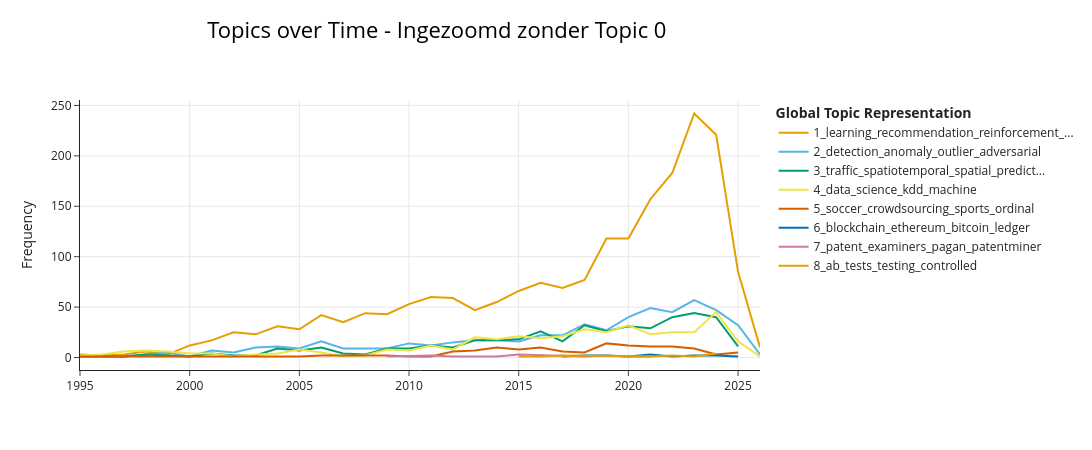

Notebook code for this chart:
### Code cell
# TWEEDE GRAFIEK BERTOPIC - Ingezoomd op de specifiekere onderwerpen 

# Selecteer de topic-ID's van de top 10 topics, maar sluit ruis (-1) en het grote hoofdtopic (0) uit
alle_topics = [t for t in topic_model.get_topic_freq()['Topic'] if t not in [-1, 0]]
specifieke_topics = alle_topics[:9]  # De volgende 9 grootste specifieke topics

# Visualiseer deze specifieke topics met dezelfde BERTopic-functie (y-as schaalt nu automatisch)
fig_zoomed = topic_model.visualize_topics_over_time(
    topics_over_time, 
    topics=specifieke_topics,
    title="Topics over Time - Ingezoomd zonder Topic 0"
)
fig_zoomed.show()

### Figure 1 — Plotly figure (JSON) as saved in the notebook; plotly's stock layout.template omitted (floating-point values rounded to 4 significant figures)
{"data": [{"hoverinfo": "text", "hovertext": ["<b>Topic 1</b><br>Words: amro, borrowing, loan, abn, lending", "<b>Topic 1</b><br>Words: neuralexpert, breeding, questionnaire, simulated, base", "<b>Topic 1</b><br>Words: customer, customerdriven, centers, retention, rough", "<b>Topic 1</b><br>Words: direct, marketing, tbond, www, traders", "<b>Topic 1</b><br>Words: assortment, lift, campaign, benefits, decisions", "<b>Topic 1</b><br>Words: direct, marketing, mining, abstract, data", "<b>Topic 1</b><br>Words: web, mining, ecommerce, data, models", "<b>Topic 1</b><br>Words: web, page, mining, marketing, customer", "<b>Topic 1</b><br>Words: web, behavior, privacypreserving, customer, using", "<b>Topic 1</b><br>Words: privacy, data, preserving, distributed, filtering", "<b>Topic 1</b><br>Words: filtering, collaborative, data, privacypreserving, privacy", "<b>Topic 1</b><br>Words: customer, preserving, privacy, marketing, data", "<b>Topic 1</b><br>Words: data, web, search, privacypreserving, privacy", "<b>Topic 1</b><br>Words: filtering, collaborative, web, spam, privacypreserving", "<b>Topic 1</b><br>Words: search, web, online, privacy, ranking", "<b>Topic 1</b><br>Words: trust, learning, reinforcement, data, online", "<b>Topic 1</b><br>Words: ranking, learning, privacy, filtering, collaborative", "<b>Topic 1</b><br>Words: advertising, display, recommendation, learning, online", "<b>Topic 1</b><br>Words: learning, search, online, reinforcement, advertising", "<b>Topic 1</b><br>Words: policy, privacy, learning, online, advertising", "<b>Topic 1</b><br>Words: advertising, online, truth, learning, recommendation", "<b>Topic 1</b><br>Words: online, recommendation, advertising, learning, modeling", "<b>Topic 1</b><br>Words: sentiment, learning, recommendation, bandit, private", "<b>Topic 1</b><br>Words: learning, recommendation, deep, reinforcement, online", "<b>Topic 1</b><br>Words: learning, recommendation, reinforcement, advertising, search", "<b>Topic 1</b><br>Words: recommendation, fairness, learning, graph, neural", "<b>Topic 1</b><br>Words: learning, recommendation, reinforcement, online, federated", "<b>Topic 1</b><br>Words: learning, reinforcement, federated, recommendation, counterfactual", "<b>Topic 1</b><br>Words: learning, recommendation, federated, reinforcement, graph", "<b>Topic 1</b><br>Words: federated, learning, recommendation, reinforcement, distillation", "<b>Topic 1</b><br>Words: learning, federated, recommendation, reinforcement, fairness", "<b>Topic 1</b><br>Words: distillation, dataset, federated, ranking, tabpfn"], "marker": {"color": "#E69F00"}, "mode": "lines", "name": "1_learning_recommendation_reinforcement_...", "type": "scatter", "x": [1995, 1996, 1997, 1998, 1999, 2000, 2001, 2002, 2003, 2004, 2005, 2006, 2007, 2008, 2009, 2010, 2011, 2012, 2013, 2014, 2015, 2016, 2017, 2018, 2019, 2020, 2021, 2022, 2023, 2024, 2025, 2026], "y": [3, 2, 3, 6, 3, 12, 17, 25, 23, 31, 28, 42, 35, 44, 43, 53, 60, 59, 47, 55, 66, 74, 69, 77, 118, 118, 157, 183, 242, 221, 85, 10]}, {"hoverinfo": "text", "hovertext": ["<b>Topic 2</b><br>Words: removing, outliers, trees, databases, decision", "<b>Topic 2</b><br>Words: deviation, databases, linear, method, detection", "<b>Topic 2</b><br>Words: notion, properties, outliers, computation, unified", "<b>Topic 2</b><br>Words: detection, intrusion, audit, command, nonuniform", "<b>Topic 2</b><br>Words: fraud, detection, identifying, superimposed, opticsof", "<b>Topic 2</b><br>Words: discounting, finite, mixtures, outlier, detection", "<b>Topic 2</b><br>Words: intrusions, detection, learner, outliers, outlier", "<b>Topic 2</b><br>Words: detection, intrusion, outlier, intrapattern, anomalybased", "<b>Topic 2</b><br>Words: detection, anomaly, intrusion, outliers, outlier", "<b>Topic 2</b><br>Words: detection, outlier, anomaly, fraud, screens", "<b>Topic 2</b><br>Words: detection, anomaly, outlier, examplebased, fraud", "<b>Topic 2</b><br>Words: detection, outlier, outliers, fraud, criminal", "<b>Topic 2</b><br>Words: detection, outlier, fraud, anomaly, detecting", "<b>Topic 2</b><br>Words: detection, outlier, inlierbased, lognormal, anglebased", "<b>Topic 2</b><br>Words: detection, outlier, anomaly, coco, priorfree", "<b>Topic 2</b><br>Words: outlier, detection, local, category, rare", "<b>Topic 2</b><br>Words: detection, anomaly, outlier, fraud, file", "<b>Topic 2</b><br>Words: outlier, detection, anomalies, adversarial, anomaly", "<b>Topic 2</b><br>Words: outlier, detection, fraud, cyber, malware", "<b>Topic 2</b><br>Words: detection, adversarial, anomaly, fraud, outlier", "<b>Topic 2</b><br>Words: detection, fraud, outlier, rare, anomaly", "<b>Topic 2</b><br>Words: detection, outlier, anomaly, fraud, adversarial", "<b>Topic 2</b><br>Words: detection, outlier, anomaly, fraud, malware", "<b>Topic 2</b><br>Words: detection, anomaly, outlier, adversarial, fraud", "<b>Topic 2</b><br>Words: detection, anomaly, adversarial, outlier, fraud", "<b>Topic 2</b><br>Words: detection, adversarial, anomaly, fraud, outlier", "<b>Topic 2</b><br>Words: detection, anomaly, adversarial, outlier, fraud", "<b>Topic 2</b><br>Words: detection, anomaly, adversarial, outlier, fraud", "<b>Topic 2</b><br>Words: detection, anomaly, adversarial, fraud, outlier", "<b>Topic 2</b><br>Words: detection, anomaly, outlier, adversarial, series", "<b>Topic 2</b><br>Words: detection, anomaly, adversarial, attacks, outlier", "<b>Topic 2</b><br>Words: detection, anomaly, synthesized, temporalfrequency, indistribution"], "marker": {"color": "#56B4E9"}, "mode": "lines", "name": "2_detection_anomaly_outlier_adversarial", "type": "scatter", "x": [1995, 1996, 1997, 1998, 1999, 2000, 2001, 2002, 2003, 2004, 2005, 2006, 2007, 2008, 2009, 2010, 2011, 2012, 2013, 2014, 2015, 2016, 2017, 2018, 2019, 2020, 2021, 2022, 2023, 2024, 2025, 2026], "y": [1, 1, 1, 3, 5, 1, 7, 5, 10, 11, 9, 16, 9, 9, 9, 14, 12, 15, 17, 17, 16, 22, 22, 33, 27, 40, 49, 45, 57, 47, 32, 3]}, {"hoverinfo": "text", "hovertext": ["<b>Topic 3</b><br>Words: geophysical, datasets, spatiotemporal, fast, large", "<b>Topic 3</b><br>Words: proximity, generalization, concept, spatial, extraction", "<b>Topic 3</b><br>Words: densityconnected, trend, spatial, sets, databases", "<b>Topic 3</b><br>Words: spatial, ilp, trip, automobile, duration", "<b>Topic 3</b><br>Words: augment, gps, road, mixtures, models", "<b>Topic 3</b><br>Words: geographic, association, application, rules, systems", "<b>Topic 3</b><br>Words: spatial, spatialtemporal, neighboring, residuals, geospatial", "<b>Topic 3</b><br>Words: spatial, geography, objectrelational, differences, subgroup", "<b>Topic 3</b><br>Words: spatial, locality, programs, relationships, complex", "<b>Topic 3</b><br>Words: spatial, traffic, spatiotemporal, probecar, collocations", "<b>Topic 3</b><br>Words: spatial, mining, spatiotemporal, joinless, data", "<b>Topic 3</b><br>Words: spatial, spatiotemporal, colocated, coevoluting, mixeddrove", "<b>Topic 3</b><br>Words: zonal, pattern, discovering, colocation, house", "<b>Topic 3</b><br>Words: traffic, coordination, timereferenced, moving, trajectories", "<b>Topic 3</b><br>Words: spatial, neighborhood, approach, spatiotemporal, mining", "<b>Topic 3</b><br>Words: spatiotemporal, trajectory, transport, traffic, matlas", "<b>Topic 3</b><br>Words: mobility, locationbased, social, human, taxi", "<b>Topic 3</b><br>Words: spatiotemporal, traffic, prediction, studentt, siren", "<b>Topic 3</b><br>Words: location, mobility, spatiotemporal, traffic, pointofinterest", "<b>Topic 3</b><br>Words: social, traffic, spatiotemporal, trajectory, mobility", "<b>Topic 3</b><br>Words: location, mobility, spatiotemporal, spatial, trajectory", "<b>Topic 3</b><br>Words: traffic, spatiotemporal, spatial, forecasting, urban", "<b>Topic 3</b><br>Words: traffic, urban, spatiotemporal, bike, taxi", "<b>Topic 3</b><br>Words: spatiotemporal, traffic, urban, prediction, travel", "<b>Topic 3</b><br>Words: spatiotemporal, traffic, deep, prediction, transportation", "<b>Topic 3</b><br>Words: spatiotemporal, traffic, prediction, travel, network", "<b>Topic 3</b><br>Words: traffic, spatiotemporal, forecasting, learning, prediction", "<b>Topic 3</b><br>Words: traffic, spatiotemporal, trajectory, prediction, urban", "<b>Topic 3</b><br>Words: traffic, spatiotemporal, urban, forecasting, prediction", "<b>Topic 3</b><br>Words: traffic, spatiotemporal, prediction, spatial, urban", "<b>Topic 3</b><br>Words: traffic, spatiotemporal, crosscity, trajectory, prediction"], "marker": {"color": "#009E73"}, "mode": "lines", "name": "3_traffic_spatiotemporal_spatial_predict...", "type": "scatter", "x": [1995, 1996, 1997, 1998, 1999, 2000, 2001, 2002, 2003, 2004, 2005, 2006, 2007, 2008, 2009, 2010, 2011, 2012, 2013, 2014, 2015, 2016, 2017, 2018, 2019, 2020, 2021, 2022, 2023, 2024, 2025], "y": [1, 1, 1, 3, 2, 1, 4, 2, 2, 9, 7, 10, 4, 3, 9, 9, 12, 10, 17, 17, 18, 26, 16, 32, 26, 31, 29, 40, 44, 40, 11]}, {"hoverinfo": "text", "hovertext": ["<b>Topic 4</b><br>Words: enrollment, university, knowledge, water, database", "<b>Topic 4</b><br>Words: issues, cars, multistrategy, automotive, overview", "<b>Topic 4</b><br>Words: kdd, planning, techniques, costeffectiveness, pronciple", "<b>Topic 4</b><br>Words: kdd, data, application, construction, mining", "<b>Topic 4</b><br>Words: mining, data, techniques, tilde, mulriple", "<b>Topic 4</b><br>Words: isp, solves, defection, tough, semiconductor", "<b>Topic 4</b><br>Words: experience, fraunhofer, analyseorientierte, kddenvironment, iese", "<b>Topic 4</b><br>Words: usercentered, kdd, visualization, process, support", "<b>Topic 4</b><br>Words: sailing, cart, skillbased, production, knowledgebased", "<b>Topic 4</b><br>Words: quality, packaging, appliances, ann, usercentered", "<b>Topic 4</b><br>Words: backtrace, noncrashing, electricalwafersorting, sparking, nurturers", "<b>Topic 4</b><br>Words: automotive, manufacturing, data, hybrid, mining", "<b>Topic 4</b><br>Words: streambased, electricity, forecast, load, data", "<b>Topic 4</b><br>Words: localise, labeledbased, lbf, bugs, edgeweighted", "<b>Topic 4</b><br>Words: machine, data, theorypractice, german, releases", "<b>Topic 4</b><br>Words: data, widely, minefleet, malstone, dataflowenabled", "<b>Topic 4</b><br>Words: data, analysis, software, low, power", "<b>Topic 4</b><br>Words: electricity, big, data, machine, asv", "<b>Topic 4</b><br>Words: data, big, meter, load, risk", "<b>Topic 4</b><br>Words: data, science, big, professional, students", "<b>Topic 4</b><br>Words: data, science, big, machine, students", "<b>Topic 4</b><br>Words: data, job, science, big, spark", "<b>Topic 4</b><br>Words: science, data, machine, career, learning", "<b>Topic 4</b><br>Words: data, science, tracing, quality, knowledge", "<b>Topic 4</b><br>Words: data, science, machine, ai, interview", "<b>Topic 4</b><br>Words: science, data, machine, ai, learning", "<b>Topic 4</b><br>Words: kdd, science, workshop, data, international", "<b>Topic 4</b><br>Words: science, workshop, data, bug, machine", "<b>Topic 4</b><br>Words: ai, tracing, workshop, data, management", "<b>Topic 4</b><br>Words: ai, day, llms, science, workshop", "<b>Topic 4</b><br>Words: tracing, ai, knowledge, science, student", "<b>Topic 4</b><br>Words: led, multiscore, discontinuity, bringing, threshold"], "marker": {"color": "#F0E442"}, "mode": "lines", "name": "4_data_science_kdd_machine", "type": "scatter", "x": [1995, 1996, 1997, 1998, 1999, 2000, 2001, 2002, 2003, 2004, 2005, 2006, 2007, 2008, 2009, 2010, 2011, 2012, 2013, 2014, 2015, 2016, 2017, 2018, 2019, 2020, 2021, 2022, 2023, 2024, 2025, 2026], "y": [2, 3, 6, 7, 6, 4, 4, 1, 3, 4, 8, 5, 1, 2, 8, 7, 12, 8, 20, 18, 21, 19, 21, 28, 25, 32, 23, 25, 25, 45, 16, 1]}, {"hoverinfo": "text", "hovertext": ["<b>Topic 5</b><br>Words: pril, assessment, soccer, crowdsourcing, sports", "<b>Topic 5</b><br>Words: forecasts, games, extracting, collective, probabilistic", "<b>Topic 5</b><br>Words: pass, soccer, game, interesting, records", "<b>Topic 5</b><br>Words: notion, generalizing, confidence, soccer, crowdsourcing", "<b>Topic 5</b><br>Words: monotonicity, teams, ordinal, constraints, pattern", "<b>Topic 5</b><br>Words: outputs, players, competitions, sports, expectation", "<b>Topic 5</b><br>Words: ranks, aggregates, ordinal, predict, tasks", "<b>Topic 5</b><br>Words: country, evaluation, playing, ordinal, game", "<b>Topic 5</b><br>Words: relabeling, monotone, ordinal, classification, soccer", "<b>Topic 5</b><br>Words: aggregate, predictions, improving, information, using", "<b>Topic 5</b><br>Words: crowds, team, formation, crowdsourcing, capacitated", "<b>Topic 5</b><br>Words: crowdsourcing, mord, pull, pitcher, mlb", "<b>Topic 5</b><br>Words: ordinal, soccer, crowdsourcing, sports, point", "<b>Topic 5</b><br>Words: crowdsourced, soccer, crowdsourcing, sports, ordinal", "<b>Topic 5</b><br>Words: crowdsourced, soccer, crowdsourcing, ordinal, spatial", "<b>Topic 5</b><br>Words: soccer, passes, crowdsourcing, sports, crowdsourced", "<b>Topic 5</b><br>Words: soccer, crowdsourcing, deciding, baseball, som", "<b>Topic 5</b><br>Words: crowdsourcing, soccer, player, playing, games", "<b>Topic 5</b><br>Words: soccer, crowds, crowdsourcing, sports, teams", "<b>Topic 5</b><br>Words: crowdsourcing, soccer, crowds, evaluation, badminton", "<b>Topic 5</b><br>Words: soccer, crowdsourcing, style, sports, ordinal", "<b>Topic 5</b><br>Words: sports, ordinal, soccer, multiagent, team", "<b>Topic 5</b><br>Words: crowdsourcing, wisest, experiential, wiser, polarization", "<b>Topic 5</b><br>Words: sports, multiagent, trajectory, soccer, selfensemble"], "marker": {"color": "#D55E00"}, "mode": "lines", "name": "5_soccer_crowdsourcing_sports_ordinal", "type": "scatter", "x": [1995, 2001, 2004, 2005, 2006, 2007, 2008, 2009, 2010, 2011, 2012, 2013, 2014, 2015, 2016, 2017, 2018, 2019, 2020, 2021, 2022, 2023, 2024, 2025], "y": [1, 1, 1, 1, 2, 2, 2, 2, 1, 1, 6, 7, 10, 8, 10, 6, 5, 14, 12, 11, 11, 9, 3, 5]}, {"hoverinfo": "text", "hovertext": ["<b>Topic 6</b><br>Words: traffickers, backpage, bitcoin, uncovering, human", "<b>Topic 6</b><br>Words: blockchain, landscape, analytics, practical, applications", "<b>Topic 6</b><br>Words: blockchain, chainnet, antichains, topological, hierarchies", "<b>Topic 6</b><br>Words: ethereum, blockchain, dissecting, geometry, topology", "<b>Topic 6</b><br>Words: blockchain, workshop, sdbd, ledger, blockchains", "<b>Topic 6</b><br>Words: blockchain, edgewatch, investigation, integrity, edge", "<b>Topic 6</b><br>Words: bitcoin, blockchain, demystifying, cryptocurrency, tracer", "<b>Topic 6</b><br>Words: blockchain, bitcoin, sdbd, ledger, bitlink", "<b>Topic 6</b><br>Words: ethereum, simplicial, llm, transaction, prompt"], "marker": {"color": "#0072B2"}, "mode": "lines", "name": "6_blockchain_ethereum_bitcoin_ledger", "type": "scatter", "x": [2017, 2018, 2019, 2020, 2021, 2022, 2023, 2024, 2025], "y": [1, 2, 2, 1, 3, 1, 2, 2, 1]}, {"hoverinfo": "text", "hovertext": ["<b>Topic 7</b><br>Words: patents, coa, patent, novel, finding", "<b>Topic 7</b><br>Words: patent, maintenance, quantifying, graphical, quality", "<b>Topic 7</b><br>Words: patent, patentminer, topicdriven, analysis, mining", "<b>Topic 7</b><br>Words: patent, tech, prospecting, companies, technology", "<b>Topic 7</b><br>Words: patent, patentcom, examiners, hightech, sector", "<b>Topic 7</b><br>Words: patent, fixed, vectors, lstm, hierarchy", "<b>Topic 7</b><br>Words: patent, platform, optimizing, analytics, predictive", "<b>Topic 7</b><br>Words: patent, technical, phrase, multilevel, extraction", "<b>Topic 7</b><br>Words: patent, pagan, understanding, generative, adversarial"], "marker": {"color": "#CC79A7"}, "mode": "lines", "name": "7_patent_examiners_pagan_patentminer", "type": "scatter", "x": [2009, 2011, 2012, 2014, 2015, 2018, 2019, 2020, 2021], "y": [1, 2, 1, 1, 3, 1, 2, 1, 1]}, {"hoverinfo": "text", "hovertext": ["<b>Topic 8</b><br>Words: tests, ab, abn, running, years", "<b>Topic 8</b><br>Words: ab, tests, quasi, apps, evaluating", "<b>Topic 8</b><br>Words: ab, testing, tests, peeking, ways", "<b>Topic 8</b><br>Words: ab, postselection, testing, inference, tests", "<b>Topic 8</b><br>Words: ab, tests, testing, misunderstandings, busters", "<b>Topic 8</b><br>Words: ab, covariates, testing, bayesian, tests", "<b>Topic 8</b><br>Words: ab, tests, testing, maximise, abtests"], "marker": {"color": "#E69F00"}, "mode": "lines", "name": "8_ab_tests_testing_controlled", "type": "scatter", "x": [2015, 2016, 2017, 2021, 2022, 2023, 2024], "y": [1, 1, 2, 1, 2, 1, 4]}], "layout": {"height": 450, "hoverlabel": {"bgcolor": "white", "font": {"family": "Rockwell", "size": 16}}, "legend": {"title": {"text": "<b>Global Topic Representation"}}, "title": {"font": {"color": "Black", "size": 22}, "text": "Topics over Time - Ingezoomd zonder Topic 0", "x": 0.4, "xanchor": "center", "y": 0.95, "yanchor": "top"}, "width": 1250, "xaxis": {"showgrid": true}, "yaxis": {"showgrid": true, "title": {"text": "Frequency"}}}}
